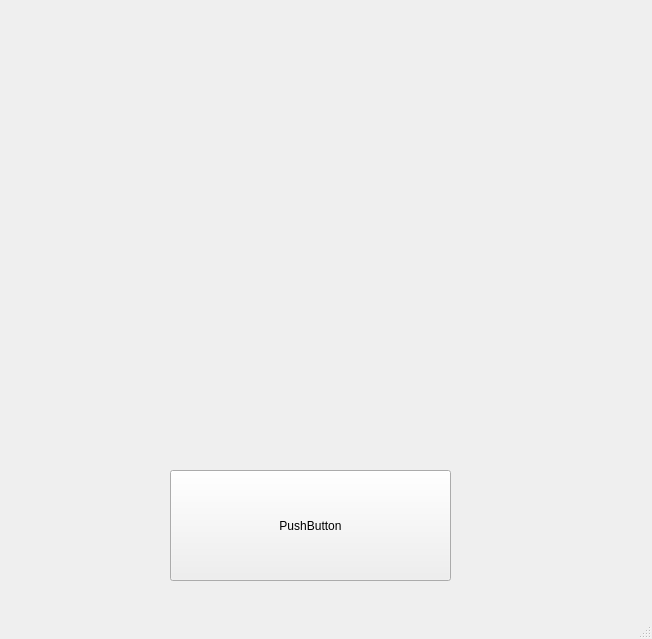
<?xml version="1.0" encoding="UTF-8"?>
<ui version="4.0">
 <class>MainWindow</class>
 <widget class="QMainWindow" name="MainWindow">
  <property name="geometry">
   <rect>
    <x>0</x>
    <y>0</y>
    <width>652</width>
    <height>639</height>
   </rect>
  </property>
  <property name="windowTitle">
   <string>MainWindow</string>
  </property>
  <widget class="QWidget" name="centralwidget">
   <widget class="QPushButton" name="pushButton">
    <property name="geometry">
     <rect>
      <x>170</x>
      <y>470</y>
      <width>281</width>
      <height>111</height>
     </rect>
    </property>
    <property name="text">
     <string>PushButton</string>
    </property>
   </widget>
  </widget>
  <widget class="QMenuBar" name="menubar">
   <property name="geometry">
    <rect>
     <x>0</x>
     <y>0</y>
     <width>652</width>
     <height>21</height>
    </rect>
   </property>
  </widget>
  <widget class="QStatusBar" name="statusbar"/>
 </widget>
 <resources/>
 <connections/>
</ui>
